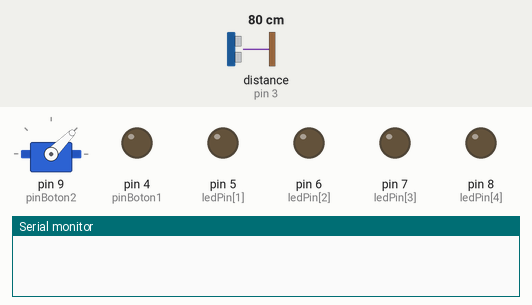
A sketch run on a simulated Arduino Uno, built with avr-gcc and run on an emulated ATmega328P. Shown: servo, output pins drawn as LEDs (lit = HIGH), the last lines printed to the serial monitor. Wiring (inferred from the names in the program): ultrasonic range finder: trigger pin 2; echo pin 3. The test bench sets the inputs (shaded band); at power-on: distance to the obstacle (sensor on pin 3) 80 cm. The echo pulse lasts 58.3 µs per cm; pins used as bus, display or sensor lines are not drawn.

Above: at 0.1 s.
1.5 s: distance to the obstacle (sensor on pin 3) set to 2 cm
At 3.7 s:
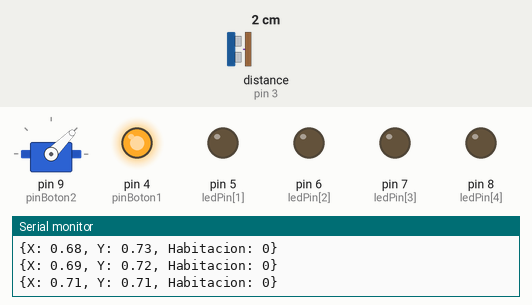
At 4.5 s:
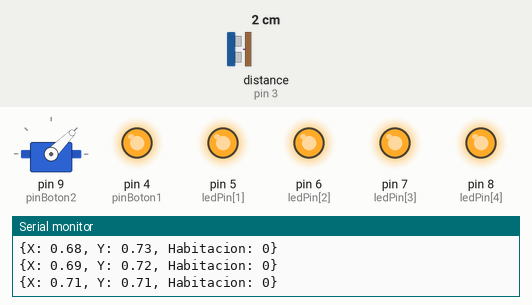
Timing chart, 0 to 6.0 s (numbered marks = the images above; inputs shaded):
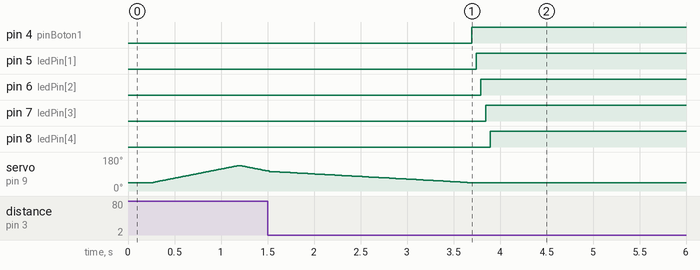

The sketch:

Mapa_Calor.ino
```cpp
//Librerials
#include <Servo.h>

#define Trigger1 2
#define Echo1    3


// Declaramos la variable para controlar el servo
Servo servoMotor;
const int pinBoton1 = 4;
const int pinBoton2 = 9;
const int ledPin[]  = {4, 5, 6, 7, 8};
volatile int ledActual = 0;
volatile int habitacion = 0;
float x, y;
bool estadoSistema = LOW;

void setup() {
  Serial.begin(9600);
  pinMode(Trigger1, OUTPUT);
  pinMode(Echo1,    INPUT );

  pinMode(pinBoton1, INPUT);
  pinMode(pinBoton2, INPUT);

  //incializar pin de las leds
  for(int i = 0; i < 5; i++){
    pinMode(ledPin[i], OUTPUT);
  }

  servoMotor.attach(9);
  // Inicializamos al ángulo 0 el servomotor
  servoMotor.write(45);
  delay(200);
}

void loop() {
  //Leer estado de pinBoton
  bool estadoBoton1 = digitalRead(pinBoton1);
  bool estadoBoton2 = digitalRead(pinBoton2);


  if(estadoBoton1 == LOW){
    delay(50);
    if(estadoBoton1 == LOW && estadoSistema == HIGH){//si se pulsa el boton y esta prendido el sistema
      estadoSistema = LOW;
    }else if (estadoBoton1 == LOW && estadoSistema == LOW){// si se pulsa el boton y esta apagado el sistema
      sensorDetectar();
      estadoSistema = HIGH;
    }
  }

  if(estadoBoton2 == LOW){
    delay(50);
    if(estadoBoton2 == LOW){
      cambiarHabitacion();
    }
  }


}
void sensorDetectar(){
  long duracion1, distancia1;


  // de 45 a  135 grados
  for (int i = 45; i <= 135; i++)
  {
    //Ultrasonico
    digitalWrite(Trigger1, LOW);
    delayMicroseconds(2);
    digitalWrite(Trigger1, HIGH);
    delayMicroseconds(15);
    digitalWrite(Trigger1, LOW);
    duracion1 = pulseIn(Echo1, HIGH);
    distancia1 = (duracion1/2)/29.1;//este se utiliza para comvertir en distacia el tiempo que viajo el sonido
    delay(5);

    if(distancia1 < 18){
      polaresCartesianas(i,distancia1);
      Serial.print("{X: ");
      Serial.print(x);
      Serial.print(", Y: ");
      Serial.print(y);
      Serial.print(", Habitacion: ");
      Serial.print(habitacion);
      Serial.println("}");
    }

    //Servootor
    servoMotor.write(i);
  }

  // de 135 a 45 grados
  for (int i = 135; i >= 45; i--)
  {
    //Ultrasonico
    digitalWrite(Trigger1, LOW);
    delayMicroseconds(2);
    digitalWrite(Trigger1, HIGH);
    delayMicroseconds(15);
    digitalWrite(Trigger1, LOW);
    duracion1 = pulseIn(Echo1, HIGH);
    distancia1 = (duracion1/2)/29.1;//este se utiliza para comvertir en distacia el tiempo que viajo el sonido
    delay(5);

    if(distancia1 < 18){
      polaresCartesianas(i,distancia1);
      Serial.print("{X: ");
      Serial.print(x);
      Serial.print(", Y: ");
      Serial.print(y);
      Serial.print(", Habitacion: ");
      Serial.print(habitacion);
      Serial.println("}");
    }

    //ServoMotor
    servoMotor.write(i);
  }
}

void cambiarHabitacion(){
  digitalWrite(ledPin[ledActual], HIGH);//encender el led
  habitacion++;

  ledActual++;
  if(ledActual >= 5){
    ledActual = 0;
    habitacion = 0;
  }
}

void polaresCartesianas(int angulo, float distancia){
  float anguloRad = angulo*PI/180.0;
  x = distancia * cos(anguloRad);
  y = distancia * sin(anguloRad);
}
```

Measured:
- after the input at 1.5 s, pin 4 (pinBoton1): LOW → HIGH after 2.2 s instead of 0.68 s; pin 5 (ledPin[1]): LOW → HIGH after 2.2 s instead of 0.73 s; pin 6 (ledPin[2]): LOW → HIGH after 2.3 s instead of 0.78 s; pin 7 (ledPin[3]): LOW → HIGH after 2.3 s instead of 0.83 s; pin 8 (ledPin[4]): LOW → HIGH after 2.4 s instead of 0.88 s
